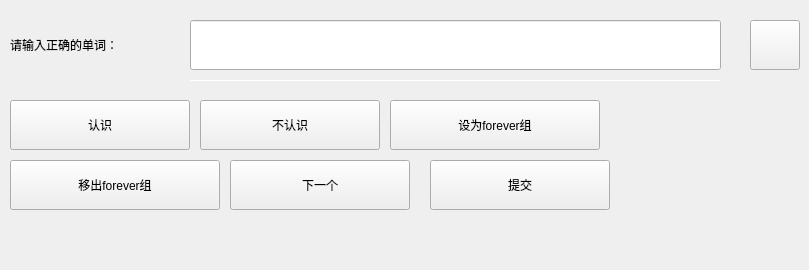
           <widget class="QWidget" name="widget_bottom" native="true">
            <property name="minimumSize">
             <size>
              <width>0</width>
              <height>270</height>
             </size>
            </property>
            <widget class="DtcpImageButton" name="btn_right">
             <property name="geometry">
              <rect>
               <x>750</x>
               <y>20</y>
               <width>50</width>
               <height>50</height>
              </rect>
             </property>
             <property name="minimumSize">
              <size>
               <width>50</width>
               <height>50</height>
              </size>
             </property>
             <property name="maximumSize">
              <size>
               <width>50</width>
               <height>50</height>
              </size>
             </property>
             <property name="text">
              <string/>
             </property>
             <property name="checkable">
              <bool>true</bool>
             </property>
            </widget>
            <widget class="QLabel" name="label_input">
             <property name="geometry">
              <rect>
               <x>10</x>
               <y>20</y>
               <width>171</width>
               <height>50</height>
              </rect>
             </property>
             <property name="minimumSize">
              <size>
               <width>0</width>
               <height>50</height>
              </size>
             </property>
             <property name="text">
              <string>请输入正确的单词：</string>
             </property>
            </widget>
            <widget class="Line" name="hline_0">
             <property name="geometry">
              <rect>
               <x>190</x>
               <y>80</y>
               <width>531</width>
               <height>1</height>
              </rect>
             </property>
             <property name="minimumSize">
              <size>
               <width>0</width>
               <height>1</height>
              </size>
             </property>
             <property name="maximumSize">
              <size>
               <width>16777215</width>
               <height>1</height>
              </size>
             </property>
             <property name="frameShadow">
              <enum>QFrame::Sunken</enum>
             </property>
             <property name="orientation">
              <enum>Qt::Horizontal</enum>
             </property>
            </widget>
            <widget class="QPushButton" name="btn_know">
             <property name="geometry">
              <rect>
               <x>10</x>
               <y>100</y>
               <width>180</width>
               <height>50</height>
              </rect>
             </property>
             <property name="minimumSize">
              <size>
               <width>180</width>
               <height>50</height>
              </size>
             </property>
             <property name="maximumSize">
              <size>
               <width>180</width>
               <height>50</height>
              </size>
             </property>
             <property name="toolTip">
              <string>Ctrl + Enter</string>
             </property>
             <property name="text">
              <string>认识</string>
             </property>
            </widget>
            <widget class="QPushButton" name="btn_notKnow">
             <property name="geometry">
              <rect>
               <x>200</x>
               <y>100</y>
               <width>180</width>
               <height>50</height>
              </rect>
             </property>
             <property name="minimumSize">
              <size>
               <width>180</width>
               <height>50</height>
              </size>
             </property>
             <property name="maximumSize">
              <size>
               <width>180</width>
               <height>50</height>
              </size>
             </property>
             <property name="toolTip">
              <string>Alt + Enter</string>
             </property>
             <property name="text">
              <string>不认识</string>
             </property>
            </widget>
            <widget class="QPushButton" name="btn_forever">
             <property name="geometry">
              <rect>
               <x>390</x>
               <y>100</y>
               <width>210</width>
               <height>50</height>
              </rect>
             </property>
             <property name="minimumSize">
              <size>
               <width>210</width>
               <height>50</height>
              </size>
             </property>
             <property name="maximumSize">
              <size>
               <width>210</width>
               <height>50</height>
              </size>
             </property>
             <property name="toolTip">
              <string>Alt + Enter</string>
             </property>
             <property name="text">
              <string>设为forever组</string>
             </property>
            </widget>
            <widget class="QPushButton" name="btn_notforever">
             <property name="geometry">
              <rect>
               <x>10</x>
               <y>160</y>
               <width>210</width>
               <height>50</height>
              </rect>
             </property>
             <property name="minimumSize">
              <size>
               <width>210</width>
               <height>50</height>
              </size>
             </property>
             <property name="maximumSize">
              <size>
               <width>210</width>
               <height>50</height>
              </size>
             </property>
             <property name="text">
              <string>移出forever组</string>
             </property>
            </widget>
            <widget class="QPushButton" name="btn_submit">
             <property name="geometry">
              <rect>
               <x>430</x>
               <y>160</y>
               <width>180</width>
               <height>50</height>
              </rect>
             </property>
             <property name="minimumSize">
              <size>
               <width>180</width>
               <height>50</height>
              </size>
             </property>
             <property name="maximumSize">
              <size>
               <width>180</width>
               <height>50</height>
              </size>
             </property>
             <property name="toolTip">
              <string>Ctrl + Enter</string>
             </property>
             <property name="text">
              <string>提交</string>
             </property>
            </widget>
            <widget class="QPushButton" name="btn_next">
             <property name="geometry">
              <rect>
               <x>230</x>
               <y>160</y>
               <width>180</width>
               <height>50</height>
              </rect>
             </property>
             <property name="minimumSize">
              <size>
               <width>180</width>
               <height>50</height>
              </size>
             </property>
             <property name="maximumSize">
              <size>
               <width>180</width>
               <height>50</height>
              </size>
             </property>
             <property name="toolTip">
              <string>Ctrl + Enter</string>
             </property>
             <property name="text">
              <string>下一个</string>
             </property>
            </widget>
            <widget class="QLineEdit" name="lineEdit_input">
             <property name="geometry">
              <rect>
               <x>190</x>
               <y>20</y>
               <width>531</width>
               <height>50</height>
              </rect>
             </property>
             <property name="minimumSize">
              <size>
               <width>0</width>
               <height>50</height>
              </size>
             </property>
             <property name="maximumSize">
              <size>
               <width>16777215</width>
               <height>50</height>
              </size>
             </property>
            </widget>
           </widget>
